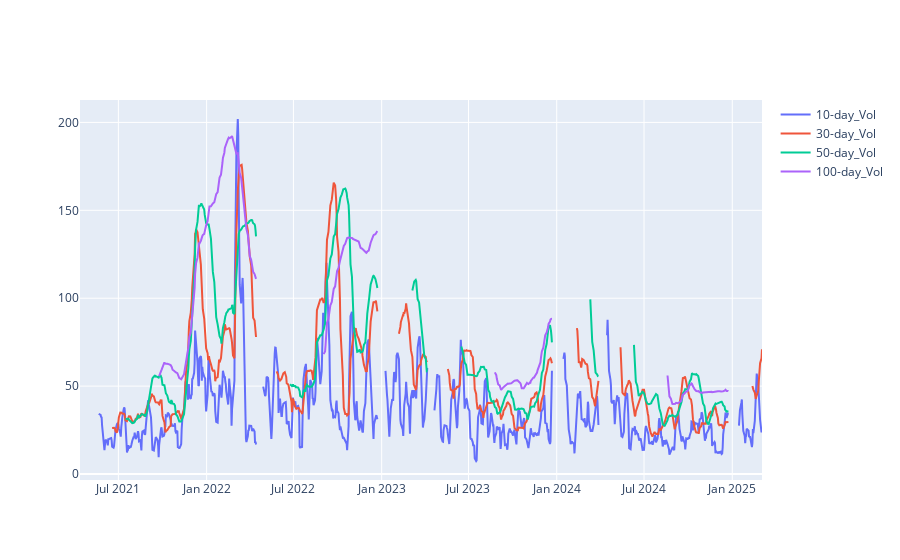

The code cell stored with this chart in its notebook:
### Markdown cell above
# Historical Volatility

### Code cell
histvol = Position_Reporting(positions, 'Cal26_N', current_date).rolling_vol()

fig = go.Figure()
for i in list(histvol)[1:]:
    fig.add_trace(go.Scatter(x=histvol['Date'], y=histvol[i], name=i))#, base=0))
    
fig.show()

### Figure 1 — Plotly figure (JSON) as saved in the notebook; plotly's stock layout.template omitted (floating-point values rounded to 4 significant figures; data arrays with more than 128 entries replaced by an {"elided": "..."} marker saying what was removed)
{"data": [{"name": "10-day_Vol", "type": "scatter", "x": {"elided": "1017 str values"}, "y": {"elided": "1017 float values"}}, {"name": "30-day_Vol", "type": "scatter", "x": {"elided": "1017 str values"}, "y": {"elided": "1017 float values"}}, {"name": "50-day_Vol", "type": "scatter", "x": {"elided": "1017 str values"}, "y": {"elided": "1017 float values"}}, {"name": "100-day_Vol", "type": "scatter", "x": {"elided": "1017 str values"}, "y": {"elided": "1017 float values"}}], "layout": {}}
